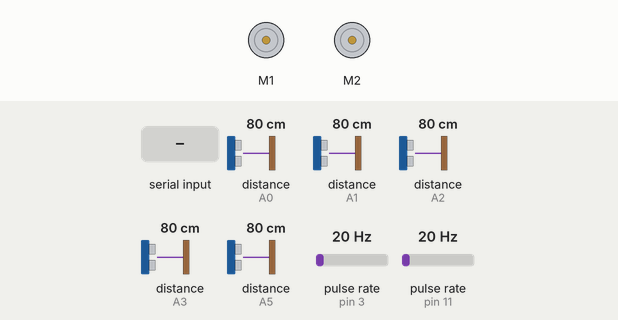
A sketch run on a simulated Arduino Uno, built with avr-gcc and run on an emulated ATmega328P. Parts: 2 × DC motor (green arrow = forward, orange = backward, longer = faster). Wiring (inferred from the names in the program): 2 × pulse sensor: data pin 3 / data pin 11. The inputs (shaded band) are chosen by the test bench; at power-on: pulse rate (sensors on pin 3, pin 11) 20 Hz, distance to the obstacle (sensors on A0, A1, A2, A3, A5) 80 cm. What the sketch prints to the serial monitor is not drawn.

Above: at 1.4 s.
1.5 s: byte 87 ('W') received over Serial
At 2.3 s:
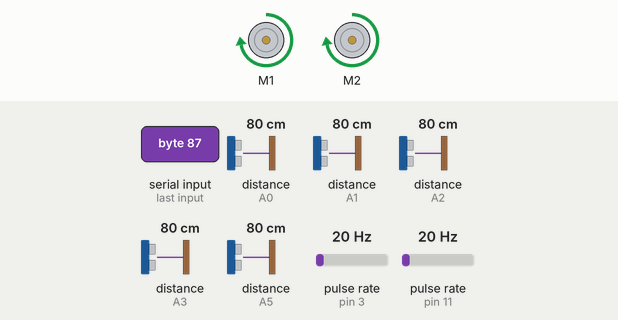
7.3 s: byte 83 ('S') received over Serial
At 9.9 s:
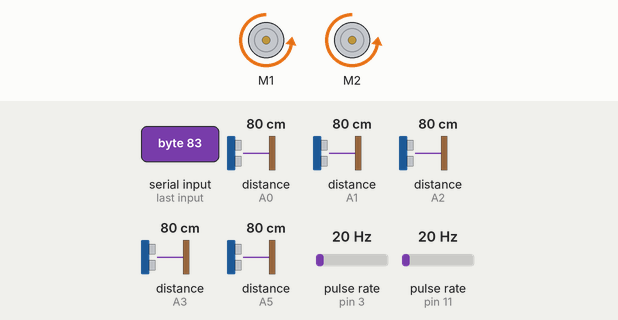
10.3 s: pulse rate (sensor on pin 3) set to 4 Hz
13.1 s: pulse rate (sensor on pin 3) set to 6 Hz
At 15.1 s:
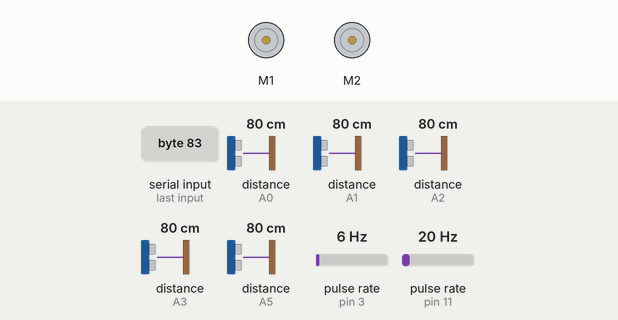
Timing chart, 0 to 16.6 s (numbered marks = the images above; inputs shaded):
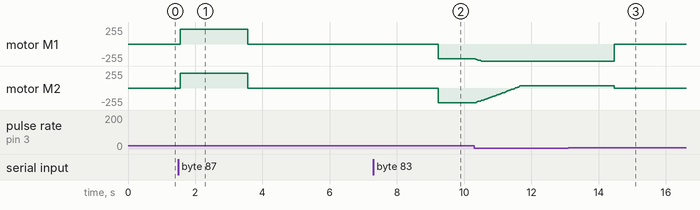

The sketch:

mdp_mar03.ino
```cpp
// the setup routine runs once when you press reset
void setup() {
  // initialize serial communication
  setupSerialConnection();
  setupMotorEncoder();
  setupSensorInterrupt();
  setupPID();
  // make arduino pause execution for all code for the stated milliseconds
  // for the analog-to-digital converter to settle after the last reading
  delay(200);
}

// the loop routine runs over and over again forever
void loop() {
  delay(10);

  // if not connected
  if (!Serial) {
    //Serial.println("Waiting for connection");
  }

  //testRPM(400, 400);

/*
  // for hardcode string
  // to store char array for movement value
  char gridMoveValueChar[5];
  // to store movement value in int
  int gridMoveValueInt= 0;
  int count = 0;
  char movement;
  String test = "O";
  int strLen = test.length();
  int pos = 0;

  // while data is available in the serial buffer
  while (strLen > pos) {
    // read the next character of the serial buffer
    char character = test.charAt(pos);
    pos++;
    count = 0;
    char nextChar = test.charAt(pos);
    if (character == '|')
      continue;
    if (nextChar == '|' || nextChar == '\0') {
      gridMoveValueChar[count] = '1';
      count++;
      pos++;
    } else {
      while (nextChar != '|' && nextChar != '\0') {
        gridMoveValueChar[count] = nextChar;
        pos++;
        count++;
        nextChar = test.charAt(pos);
      }
      pos++;
    }
    gridMoveValueChar[count] = '\0';
    gridMoveValueInt = atoi(gridMoveValueChar);

    switch (character) {
      // move forward
      case 'W':
        moveForward(gridMoveValueInt * 10);
        delay(10);
        printDistanceReading();
        printSensorReading();
        delay(2000);
        break;
      // move forward fast (for fastestpath or clear straight path)
      case 'F':
        moveForwardFast(gridMoveValueInt * 10);
        delay(10);
        printDistanceReading();
        printSensorReading();
        break;
      // turn left
      case 'A':
        if (gridMoveValueInt <= 12)     // lesser or equal to 12, will be seen as number of 90 degrees to be turned (max 1080 deg)
          turnLeft(gridMoveValueInt*90);
        else
          turnLeft(gridMoveValueInt);   // more than 12, will be seen as degrees to be turned
        delay(10);
        printDistanceReading();
        printSensorReading();
        pos = pos + 1;
        break;
      // move backward (for fastestpath or clear straight path)
      case 'S':
        moveBackwards(gridMoveValueInt * 10);
        delay(10);
        printDistanceReading();
        printSensorReading();
        break;
      // move backward fast
      case 'B':
        moveBackwardsFast(gridMoveValueInt * 10);
        delay(10);
        printDistanceReading();
        printSensorReading();
        break;
      // turn right
      case 'D':
        if (gridMoveValueInt <= 12)     // lesser or equal to 12, will be seen as number of 90 degrees to be turned (max 1080 deg)
          turnRight(gridMoveValueInt*90);
        else
          turnRight(gridMoveValueInt);  // more than 12, will be seen as degrees to be turned
        delay(10);
        printDistanceReading();
        printSensorReading();
        pos = pos + 1;
        break;
      // to get current sensor reading
      case 'U':
        printDistanceReading();
        printSensorReading();
        pos = pos + 1;
        break;
      case 'I':
        delay(2000);
        turnLeft(45);
        delay(2000);
        //moveForwardTick(2380);
        //delay(2000);
        turnRight(45);
        //turnRight(60);
        //delay(2000);
        //moveForwardTick(2380);
        //turnLeft(60);
        //delay(2000);
        break;
      case 'P':
        avoid();
        delay(10);
      case 'O':
        avoidDiagonal();
        delay(10);
    }
  }
  //delay(10000);
  */


  //for receiving string from rpi

  // to store char array for movement value
  char gridMoveValueChar[5];
  // to store movement value in int
  int gridMoveValueInt = 0;
  int count = 0;
  char movement;


  // while data is available in the serial buffer
  while (Serial.available() > 0){
    char character = Serial.read();
    //char nextChar = Serial.peek();


    char gridMoveValueInt = Serial.read();
    if (character == '|')
      continue;

/*
    if (character == '|')
      continue;
    if (nextChar == '|') {
      gridMoveValueChar[count] = '1';
      count++;
    } else {
        while (nextChar != '|' && nextChar != '\0' && nextChar != '\n') {
          nextChar = Serial.read();
          gridMoveValueChar[count] = nextChar;
          count++;
          nextChar = Serial.peek();
        }
    }
    gridMoveValueChar[count] = '\0';
    gridMoveValueInt = atoi(gridMoveValueChar);
*/
    // read the next character of the serial buffer
    switch (character) {
      // move forward
      case 'W':
        Serial.print("@@@@@@@@@@@@@@ W");
        Serial.print((int)gridMoveValueInt);
        Serial.print("|");
        Serial.print(gridMoveValueInt);
        Serial.print("\n");
        Serial.flush();
        delay(10);

        moveForward(gridMoveValueInt * 10);
        delay(10);
        printSensorReading();
        //delay(2000);
        break;
      // move forward fast (for fastestpath or clear straight path)
      case 'F':
        moveForwardFast(gridMoveValueInt * 10);
        delay(10);
        printSensorReading();
        break;
      // turn left
      case 'A':
        Serial.print("@@@@@@@@@@@@@@ A");
        Serial.print((int)gridMoveValueInt);
        Serial.print("\n");
        Serial.flush();
        delay(10);

        if (gridMoveValueInt <= 12)     // lesser or equal to 12, will be seen as number of 90 degrees to be turned (max 1080 deg)
          turnLeft(gridMoveValueInt*90);
        else
          turnLeft(gridMoveValueInt);   // more than 12, will be seen as degrees to be turned
        delay(10);
        printSensorReading();
        break;
      // move backward
      case 'S':\
        Serial.print("@@@@@@@@@@@@@@ S");
        Serial.print((int)gridMoveValueInt);
        Serial.print("\n");
        Serial.flush();
        delay(10);

        moveBackwards(gridMoveValueInt * 10);
        delay(10);
        printSensorReading();
        break;
      // move backward fast
      case 'B':
        moveBackwardsFast(gridMoveValueInt * 10);
        delay(10);
        printSensorReading();
        break;
      // turn right
      case 'D':
        Serial.print("@@@@@@@@@@@@@@ D");
        Serial.print((int)gridMoveValueInt);
        Serial.print("\n");
        Serial.flush();
        delay(10);

        if (gridMoveValueInt <= 12)     // lesser or equal to 12, will be seen as number of 90 degrees to be turned (max 1080 deg)
          turnRight(gridMoveValueInt*90);
        else
          turnRight(gridMoveValueInt);  // more than 12, will be seen as degrees to be turned
        delay(10);
        printSensorReading();
        break;
      // to get current sensor reading
      case 'U':
        printSensorReading();
        break;
      case '|':
        break;
      }
  }
}

// serial codes
void setupSerialConnection() {
  // initialize serial communication at 9600 bits per seconds
  Serial.begin(115200);
  // deadlock if not connected
  while (!Serial);
}

void printSensorReading() {
  // print sensor reading to serial monitor
  Serial.print("XF1:");
  Serial.print((int)getFrontIR1()); // print front-left sensor distance
  Serial.print("|F2:");
  Serial.print((int)getFrontIR2()); // print front-center sensor distance
  Serial.print("|F3:");
  Serial.print((int)getFrontIR3()); // print front-right sensor distance
  Serial.print("|R1:");
  Serial.print((int)getRightIR1()); // print right-back sensor distance
  Serial.print("|R2:");
  Serial.print((int)getRightIR2()); // print right-front sensor distance
  Serial.print("|L1:");
  Serial.print((int)getLeftIR1());  // print left long range sensor distance
  Serial.print("|\n");
  // flush waits for transmission of outoing serial data to complete
  Serial.flush();
  delay(10);
}

void printDistanceReading() {
  // print sensor reading to serial monitor
  Serial.print("                                                F1:");
  Serial.print((int)readFrontSensor_1()); // print front-left sensor distance
  Serial.print("|F2:");
  Serial.print((int)readFrontSensor_2()); // print front-center sensor distance
  Serial.print("|F3:");
  Serial.print((int)readFrontSensor_3()); // print front-right sensor distance
  Serial.print("|R1:");
  Serial.print((int)readRightSensor_1()); // print right-back sensor distance
  Serial.print("|R2:");
  Serial.print((int)readRightSensor_2()); // print right-front sensor distance
  Serial.print("|L1:");
  Serial.print((int)readLeftSensor_1());  // print left long range sensor distance
  Serial.print("|\n");
  // flush waits for transmission of outoing serial data to complete
  Serial.flush();
  delay(10);
}
```

Source omitted: motorLib.ino (16212 bytes), sensorLib.ino (10367 bytes)

Measured:
- after the input at 1.5 s, motor M1, motor M2: stopped → forward 223/255 after 0.05 s, → stopped 2.0 s later
- after the input at 7.3 s, motor M1, motor M2: stopped → backward 223/255 after 1.9 s
- after the input at 13.1 s, motor M1: backward 255/255 → stopped after 1.4 s instead of 2.0 s; motor M2: forward 31/255 → stopped after 1.4 s instead of 2.0 s
